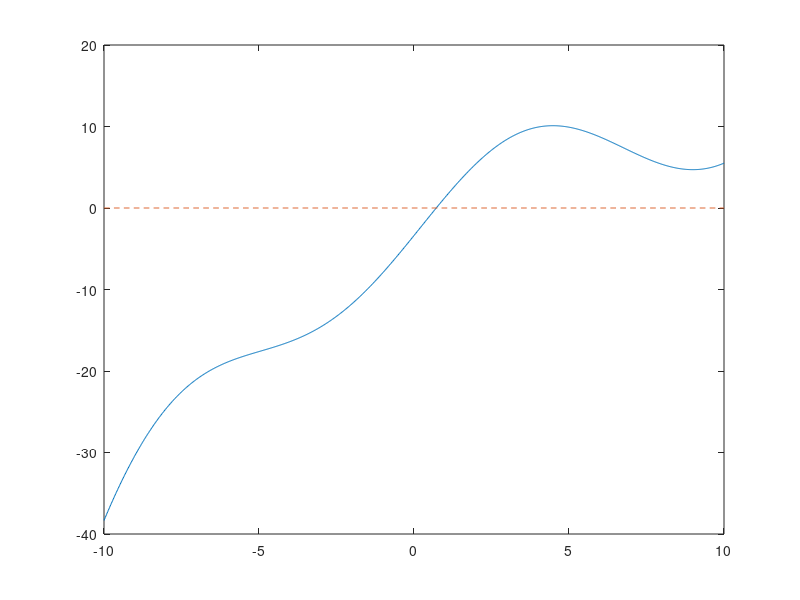

The MATLAB source for this figure: (Note: this script raises an error after producing the figure.)
%% Definition of the test function and its derivative
test_func01 = @(x) (x.^3)/100 - (x.^2)/8 + 2*x + 6*sin(x/2+6) -.7 - exp(x/6);
test_derivative01 = @(x) 3*(x.^2)/100 - 2*x/8 + 2 +(6/2)*cos(x/2+6) - exp(x/6)/6;

%% Bisection Method

x = linspace(-10, 10, 1000);

% plotting numerical root finding results from bisection method
plot(x, test_func01(x));
hold on;
plot(x, zeros(size(x)), '--');

bisection_root = bisection_solver(test_func01, -5, 5, 1e-5, 1000);

plot(bisection_root, 0, '.', MarkerSize=20);
legend('Function', 'Y=0', 'Root Approx.');

hold off;
%% 
